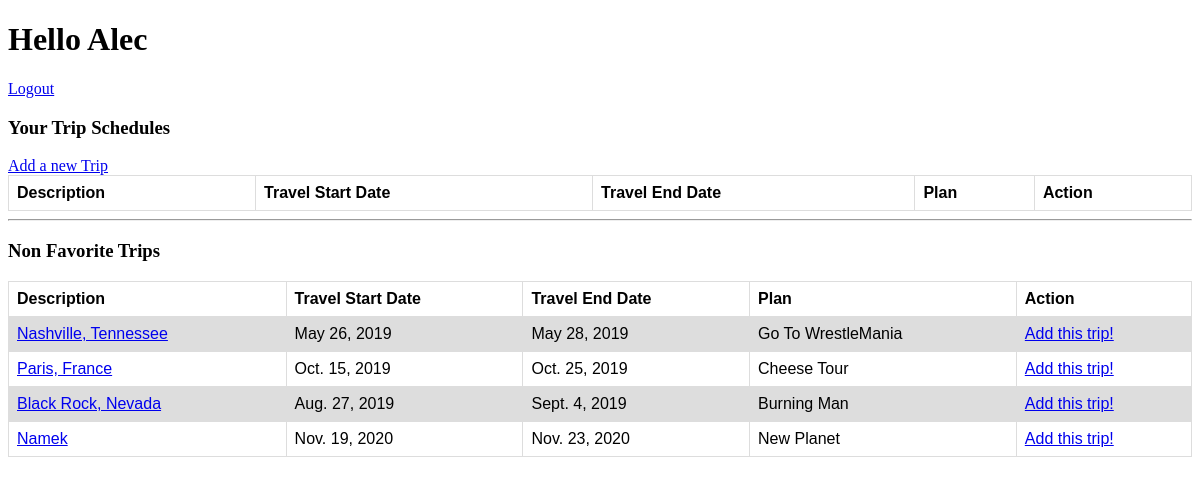
Page /success (signed in) on the committed database.
### djangobeltApp/models.py (models this page shows)
class User(models.Model):
    first_name = models.CharField(max_length = 255)
    last_name = models.CharField(max_length = 255)
    email = models.CharField(max_length = 255)
    password = models.CharField(max_length = 255)
    created_at = models.DateTimeField(auto_now_add=True)
    updated_at = models.DateTimeField(auto_now=True)
    objects = UserManager()

class Travel(models.Model):
    description = models.CharField(max_length = 255)
    plan = models.CharField(max_length = 255)
    creator = models.ForeignKey(User, related_name = 'trips_created', on_delete = models.CASCADE)
    favoritors = models.ManyToManyField(User, related_name = 'trips_favorited')
    start_date = models.DateField()
    end_date = models.DateField()
    created_at = models.DateTimeField(auto_now_add=True)
    updated_at = models.DateTimeField(auto_now=True)
    objects = TripManager()

### djangobeltApp/views.py (the view)
# urls.py: path('success', views.success),
def success(request):
    if 'loggedInId' not in request.session:
        messages.error(request, "You must be logged in first!")
        return redirect("/")
    context = {
        'loggedInUser': User.objects.get(id=request.session['loggedInId']),
        'allTrips': Travel.objects.all(),
        'favTrips': Travel.objects.filter(favoritors= User.objects.get(id=request.session['loggedInId'])),
        'nonFavTrips': Travel.objects.exclude(favoritors= User.objects.get(id=request.session['loggedInId']))
    }
    return render(request, 'success.html', context)

### djangobeltApp/templates/success.html (shortened to what this page needs)
<!DOCTYPE html>
<html lang="en">
<head>
</head>
<body>
    <h1>Hello {{loggedInUser.first_name}}</h1>
    <a href="/logout">Logout</a>
    <h3>Your Trip Schedules</h3>
    <a href="/trips/create">Add a new Trip</a>
    <table>
        <tr>
            <th>Description</th>
            <th>Travel Start Date</th>
            <th>Travel End Date</th>
            <th>Plan</th>
            <th>Action</th>
        </tr>
    </table>
    <hr>
    <h3>Non Favorite Trips</h3>
    <table>
        <tr>
            <th>Description</th>
            <th>Travel Start Date</th>
            <th>Travel End Date</th>
            <th>Plan</th>
            <th>Action</th>
        </tr>
        {% for trip in nonFavTrips %}
        <tr>
            <td><a href="/trips/{{trip.id}}">{{trip.description}}</a></td>
            <td>{{trip.start_date}}</td>
            <td>{{trip.end_date}}</td>
            <td>{{trip.plan}}</td>
            <td><a href="/addFav/{{trip.id}}">Add this trip!</a></td>
        </tr>
        {% endfor %}
    </table>
</body>
</html>

### djangobeltApp/templates/success.html (style rules this page uses)
table { font-family: arial, sans-serif; border-collapse: collapse; width: 100%; }
td, th { border: 1px solid #dddddd; text-align: left; padding: 8px; }
tr:nth-child(even) { background-color: #dddddd; }

### rows in the picture
User: first_name "Alec"
Travel: description "Nashville, Tennessee", start_date "May 26, 2019", end_date "May 28, 2019", plan "Go To WrestleMania"
Travel: description "Paris, France", start_date "Oct. 15, 2019", end_date "Oct. 25, 2019", plan "Cheese Tour"
Travel: description "Black Rock, Nevada", start_date "Aug. 27, 2019", end_date "Sept. 4, 2019", plan "Burning Man"
Travel: description "Namek", start_date "Nov. 19, 2020", end_date "Nov. 23, 2020", plan "New Planet"
